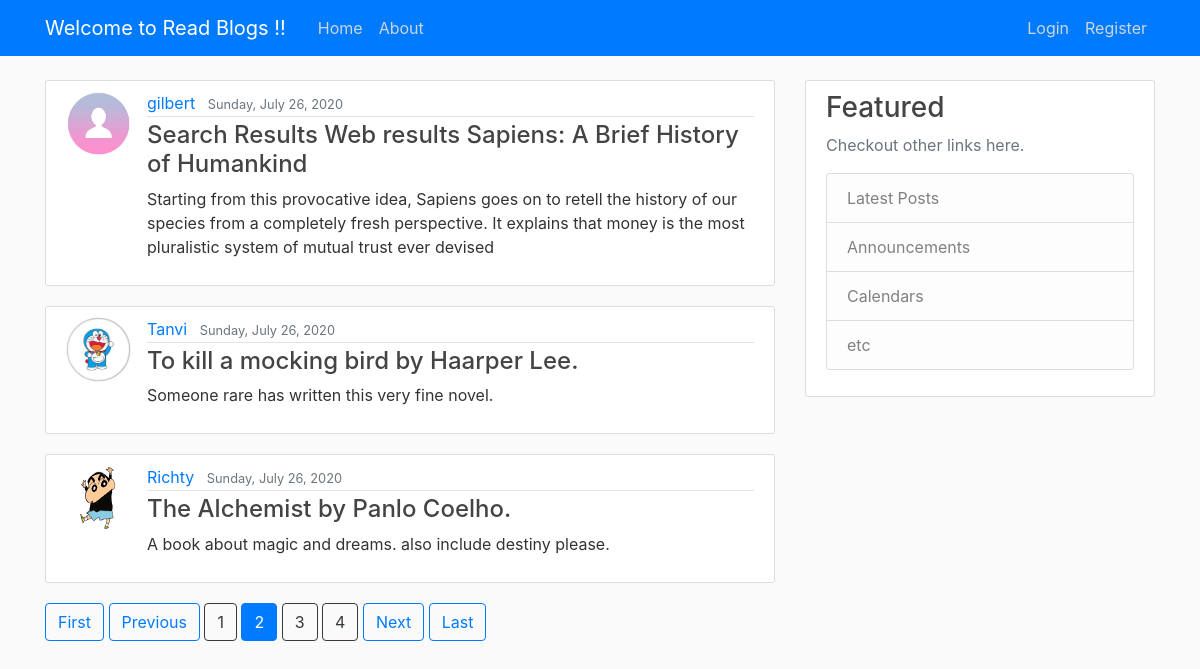
The page /blog/home/?page=2 on the database its author committed.
### blog/models.py (models this page shows, shortened)
class Post(models.Model):
	title = models.CharField(max_length=100)
	content = models.TextField()
	date_posted = models.DateTimeField(default=timezone.now)
	author = models.ForeignKey(User, on_delete = models.CASCADE)

### users/models.py (models this page shows, shortened)
class Profile(models.Model):
	user = models.OneToOneField(User, on_delete=models.CASCADE)
	image = models.ImageField(default='default.jpg', upload_to='profile_pics')

### blog/views.py (the view)
# urls.py: path('home/', PostListView.as_view(), name='blog-home'), # for class based views
class PostListView(ListView):   #class view
	model = Post
	template_name = 'blog/home.html'
	context_object_name = 'posts'
	ordering = ['-date_posted'] # latest to oldest
	paginate_by = 3

### blog/templates/blog/home.html
{% extends "blog/base.html" %}
{% block content %}
		{% for post in posts %}
			<article class="media content-section">
        <img class="rounded-circle article-img"src = {{ post.author.profile.image.url }}>
          <div class="media-body">
            <div class="article-metadata">
              <a class="mr-2" href="{% url 'user-posts' post.author.username %}">{{ post.author }}</a>
              <small class="text-muted">{{ post.date_posted|date:"l, F d, Y" }}</small>
            </div>
            <h4><a class="article-title" href="{% url 'post-detail' post.id %}">{{ post.title }}</a></h4>
            <p class="article-content">{{ post.content }}</p>
          </div>
        </article>
		{% endfor %}
    {% if is_paginated %}
      {% if page_obj.has_previous %}
        <a class="btn btn-outline-primary mb-4" href="?page=1">First</a>
        <a class="btn btn-outline-primary mb-4" href="?page={{ page_obj.previous_page_number }}">Previous</a>
      {% endif %}
      {% for num in page_obj.paginator.page_range %}
        {% if page_obj.number == num %}
          <a class="btn btn-primary mb-4" href="?page={{ num }}">{{ num }}</a>
        {% elif num > page_obj.number|add:'-3' and num < page_obj.number|add:'3' %}
          <a class="btn btn-outline-dark mb-4" href="?page={{ num }}">{{ num }}</a>
        {% endif %}
      {% endfor %}
      {% if page_obj.has_next %}
        <a class="btn btn-outline-primary mb-4" href="?page={{ page_obj.next_page_number }}">Next</a>
        <a class="btn btn-outline-primary mb-4" href="?page={{ page_obj.paginator.num_pages }}">Last</a>
      {% endif %}
    {% endif %}
{% endblock content%}

### blog/templates/blog/base.html (shortened to what this page needs)
{% load static %}
<!DOCTYPE html>
<html lang="en">
<head>
    <link rel="stylesheet" href="https://maxcdn.bootstrapcdn.com/bootstrap/4.0.0/css/bootstrap.min.css">
 	<link rel="stylesheet" type="text/css" href="{% static 'blog/main.css' %}">
</head>
<body>
	<header class="site-header">
      <nav class="navbar navbar-expand-md navbar-dark bg-primary fixed-top">
        <div class="container">
          <a class="navbar-brand mr-4" href="{% url 'blog-home' %}">Welcome to Read Blogs {{ user.username }}!!</a>
          <div class="collapse navbar-collapse" id="navbarToggle">
            <div class="navbar-nav mr-auto">
              <a class="nav-item nav-link" href="{% url 'blog-home' %}">Home</a>
              <a class="nav-item nav-link" href="{% url 'blog-about' %}">About</a>
            </div>
            <div class="navbar-nav">
              {% if user.is_authenticated %}
                <a class="nav-item nav-link" href="{% url 'post-create'%}">New Post</a>
                <a class="nav-item nav-link" href="{% url 'user-profile'%}">Profile</a>
                <a class="nav-item nav-link" href="{% url 'logout'%}">Logout</a>
              {% else %}
                <a class="nav-item nav-link" href="{% url 'login'%}">Login</a>
                <a class="nav-item nav-link" href="{% url 'user-register'%}">Register</a>
               {% endif %}
            </div>
          </div>
        </div>
      </nav>
    </header>
	<main role="main" class="container">
      <div class="row">
        <div class="col-md-8">
          {% block content %}{% endblock %}
        </div>
        <div class="col-md-4">
          <div class="content-section">
            <h3>Featured</h3>
            <p class='text-muted'>Checkout other links here.
              <ul class="list-group">
                <li class="list-group-item list-group-item-light">Latest Posts</li>
                <li class="list-group-item list-group-item-light">Announcements</li>
                <li class="list-group-item list-group-item-light">Calendars</li>
                <li class="list-group-item list-group-item-light">etc</li>
              </ul>
            </p>
          </div>
        </div>
      </div>
    </main>
</body>
</html>

### blog/static/blog/main.css (style rules this page uses)
body { background: #fafafa; color: #333333; margin-top: 5rem; }
h1, h2, h3, h4, h5, h6 { color: #444444; }
ul { margin: 0; }
.site-header .navbar-nav .nav-link { color: #cbd5db; }
.content-section { background: #ffffff; padding: 10px 20px; border: 1px solid #dddddd; border-radius: 3px; margin-bottom: 20px; }
.article-title { color: #444444; }
.article-content { white-space: pre-line; }
.article-img { height: 65px; width: 65px; margin-right: 16px; }
.article-metadata { padding-bottom: 1px; margin-bottom: 4px; border-bottom: 1px solid #e3e3e3 }

### rows shown on the page
Post: author.profile.image (placeholder picture), author "gilbert", date_posted "Sunday, July 26, 2020", title "Search Results Web results Sapiens: A Brief History of Humankind", content "Starting from this provocative idea, Sapiens goes on to retell the history of our species from a completely fresh perspective. It explains that money is the most pluralistic system of mutual trust ever devised"
Post: author.profile.image (picture), author "Tanvi", date_posted "Sunday, July 26, 2020", title "To kill a mocking bird by Haarper Lee.", content "Someone rare has written this very fine novel."
Post: author.profile.image (picture), author "Richty", date_posted "Sunday, July 26, 2020", title "The Alchemist by Panlo Coelho.", content "A book about magic and dreams. also include destiny please."

### other values the page prints
{{ num }} "1" "3" "4"
{{ num }} "2"
